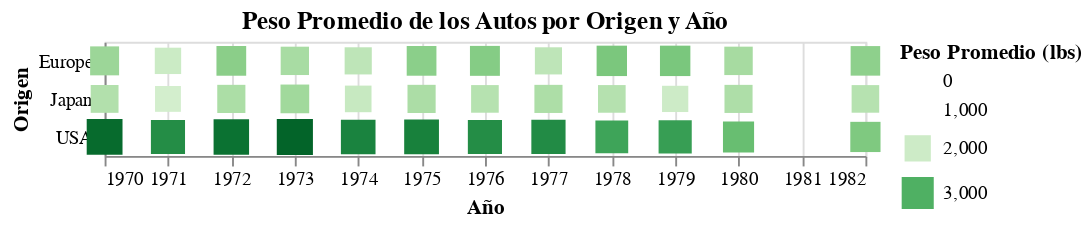

Here is the notebook cell this chart was saved with:
### Markdown cell above
### Ejemplo 5: `mark_square`
Finalmente, usaremos `mark_square` para visualizar el peso promedio de los autos (`Weight_in_lbs`) según el `Origin` y el año de fabricación (`Year`).

### Code cell
# Gráfico de cuadrados - Peso promedio de los autos por Origen y Año
square_chart = alt.Chart(cars).mark_square().encode(
    x=alt.X('Year:T', title='Año'),
    y=alt.Y('Origin', title='Origen'),
    color=alt.Color('mean(Weight_in_lbs)', scale=alt.Scale(scheme='greens'), title='Peso Promedio (lbs)'),
    size=alt.Size('mean(Weight_in_lbs)', title='Peso Promedio (lbs)')
).properties(
    title='Peso Promedio de los Autos por Origen y Año'
)
square_chart

### Figure 1 — Vega-Lite specification as saved in the notebook (floating-point values rounded to 4 significant figures; data arrays with more than 128 entries replaced by an {"elided": "..."} marker saying what was removed)
{"config": {"view": {"continuousWidth": 400, "continuousHeight": 300}}, "data": {"name": "data-f02450ab61490a1363517a0190416235"}, "mark": "square", "encoding": {"color": {"aggregate": "mean", "field": "Weight_in_lbs", "scale": {"scheme": "greens"}, "title": "Peso Promedio (lbs)", "type": "quantitative"}, "size": {"aggregate": "mean", "field": "Weight_in_lbs", "title": "Peso Promedio (lbs)", "type": "quantitative"}, "x": {"field": "Year", "title": "Año", "type": "temporal"}, "y": {"field": "Origin", "title": "Origen", "type": "nominal"}}, "title": "Peso Promedio de los Autos por Origen y Año", "$schema": "https://vega.github.io/schema/vega-lite/v4.17.0.json", "datasets": {"data-f02450ab61490a1363517a0190416235": {"elided": "406 records"}}}
